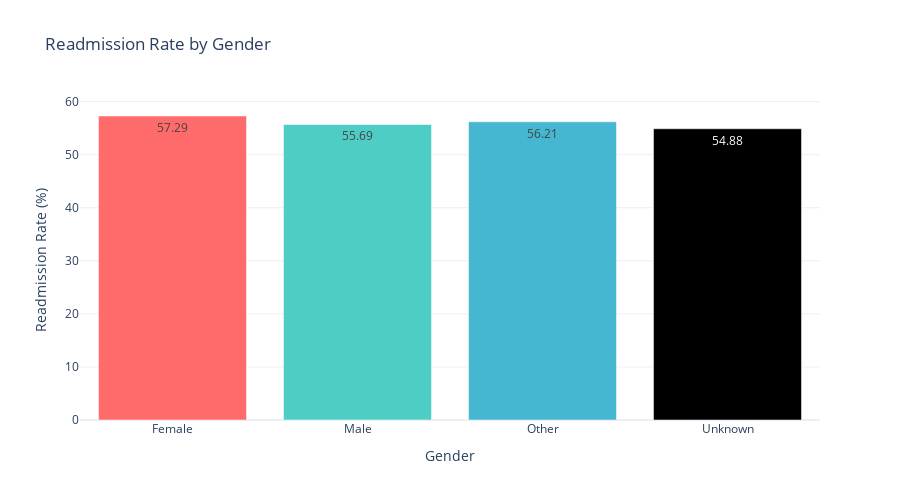

Notebook cell for this chart:
### Code cell
# Gender-specific Readmission Rates
print("Creating readmission analysis by gender...")

if 'gender' in master_df.columns and 'Readmission' in master_df.columns:
    readmission_gender = master_df.groupby('gender')['Readmission'].agg(['sum', 'count'])
    readmission_gender['Rate'] = (readmission_gender['sum'] / readmission_gender['count']) * 100
    
    fig = go.Figure(data=[
        go.Bar(x=readmission_gender.index, 
               y=readmission_gender['Rate'],
               text=readmission_gender['Rate'].round(2),
               textposition='auto',
               marker_color=['#FF6B6B', '#4ECDC4', '#45B7D1'])
    ])
    
    fig.update_layout(
        title='Readmission Rate by Gender',
        xaxis_title='Gender',
        yaxis_title='Readmission Rate (%)',
        template='plotly_white',
        height=500
    )
    
    fig.write_html(f'{viz_dir}/readmission_by_gender.html')
    fig.show()
    print("✓ Gender readmission analysis saved!")
else:
    print("⚠ Gender or Readmission column not found")

### Figure 1 — Plotly figure (JSON) as saved in the notebook; plotly's stock layout.template omitted (floating-point values rounded to 4 significant figures)
{"data": [{"marker": {"color": ["#FF6B6B", "#4ECDC4", "#45B7D1"]}, "text": [57.29, 55.69, 56.21, 54.88], "textposition": "auto", "type": "bar", "x": ["Female", "Male", "Other", "Unknown"], "y": [57.29, 55.69, 56.21, 54.88]}], "layout": {"height": 500, "title": {"text": "Readmission Rate by Gender"}, "xaxis": {"title": {"text": "Gender"}}, "yaxis": {"title": {"text": "Readmission Rate (%)"}}}}
